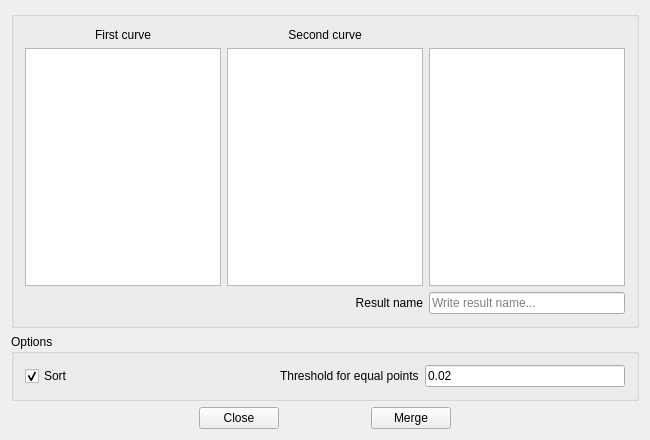
<?xml version="1.0" encoding="UTF-8"?>
<ui version="4.0">
 <class>MergePointCloudsWindow</class>
 <widget class="QDialog" name="MergePointCloudsWindow">
  <property name="geometry">
   <rect>
    <x>0</x>
    <y>0</y>
    <width>650</width>
    <height>440</height>
   </rect>
  </property>
  <property name="windowTitle">
   <string>Merge clouds</string>
  </property>
  <layout class="QGridLayout" name="gridLayout">
   <item row="4" column="3">
    <widget class="QPushButton" name="mergeBtn">
     <property name="focusPolicy">
      <enum>Qt::NoFocus</enum>
     </property>
     <property name="text">
      <string>Merge</string>
     </property>
    </widget>
   </item>
   <item row="4" column="1">
    <widget class="QPushButton" name="closeBtn">
     <property name="focusPolicy">
      <enum>Qt::NoFocus</enum>
     </property>
     <property name="text">
      <string>Close</string>
     </property>
    </widget>
   </item>
   <item row="3" column="0" colspan="5">
    <widget class="QGroupBox" name="groupBoxOptions">
     <property name="title">
      <string>Options</string>
     </property>
     <layout class="QGridLayout" name="gridLayout_2">
      <item row="0" column="2">
       <widget class="QLabel" name="labelThresholdForEqualPoints">
        <property name="text">
         <string>Threshold for equal points</string>
        </property>
       </widget>
      </item>
      <item row="0" column="0">
       <widget class="QCheckBox" name="needSortedCheckBox">
        <property name="focusPolicy">
         <enum>Qt::ClickFocus</enum>
        </property>
        <property name="text">
         <string>Sort</string>
        </property>
        <property name="checked">
         <bool>true</bool>
        </property>
       </widget>
      </item>
      <item row="0" column="3">
       <widget class="QLineEdit" name="threshold">
        <property name="focusPolicy">
         <enum>Qt::ClickFocus</enum>
        </property>
        <property name="text">
         <string>0.02</string>
        </property>
       </widget>
      </item>
      <item row="0" column="1">
       <spacer name="horizontalSpacer">
        <property name="orientation">
         <enum>Qt::Horizontal</enum>
        </property>
        <property name="sizeHint" stdset="0">
         <size>
          <width>40</width>
          <height>20</height>
         </size>
        </property>
       </spacer>
      </item>
     </layout>
    </widget>
   </item>
   <item row="0" column="0" colspan="5">
    <widget class="QGroupBox" name="groupBoxFindCurves">
     <property name="title">
      <string/>
     </property>
     <layout class="QGridLayout" name="gridLayout_3">
      <item row="2" column="1">
       <widget class="QListWidget" name="secondListWidgetOfCurves"/>
      </item>
      <item row="2" column="0">
       <widget class="QListWidget" name="firstListWidgetOfCurves">
        <property name="wordWrap">
         <bool>false</bool>
        </property>
       </widget>
      </item>
      <item row="1" column="1">
       <widget class="QLabel" name="label_2">
        <property name="text">
         <string>Second curve</string>
        </property>
        <property name="alignment">
         <set>Qt::AlignCenter</set>
        </property>
       </widget>
      </item>
      <item row="2" column="2">
       <widget class="QGraphicsView" name="graphicsView">
        <property name="verticalScrollBarPolicy">
         <enum>Qt::ScrollBarAlwaysOff</enum>
        </property>
        <property name="horizontalScrollBarPolicy">
         <enum>Qt::ScrollBarAlwaysOff</enum>
        </property>
       </widget>
      </item>
      <item row="3" column="2">
       <widget class="QLineEdit" name="resultName">
        <property name="focusPolicy">
         <enum>Qt::ClickFocus</enum>
        </property>
        <property name="placeholderText">
         <string>Write result name...</string>
        </property>
       </widget>
      </item>
      <item row="3" column="1">
       <widget class="QLabel" name="labelResultName">
        <property name="layoutDirection">
         <enum>Qt::LeftToRight</enum>
        </property>
        <property name="text">
         <string>Result name</string>
        </property>
        <property name="alignment">
         <set>Qt::AlignRight|Qt::AlignTrailing|Qt::AlignVCenter</set>
        </property>
       </widget>
      </item>
      <item row="1" column="0">
       <widget class="QLabel" name="label">
        <property name="text">
         <string>First curve</string>
        </property>
        <property name="alignment">
         <set>Qt::AlignCenter</set>
        </property>
       </widget>
      </item>
     </layout>
    </widget>
   </item>
   <item row="4" column="2">
    <spacer name="horizontalSpacer_2">
     <property name="orientation">
      <enum>Qt::Horizontal</enum>
     </property>
     <property name="sizeType">
      <enum>QSizePolicy::Fixed</enum>
     </property>
     <property name="sizeHint" stdset="0">
      <size>
       <width>80</width>
       <height>20</height>
      </size>
     </property>
    </spacer>
   </item>
   <item row="4" column="0">
    <spacer name="horizontalSpacer_3">
     <property name="orientation">
      <enum>Qt::Horizontal</enum>
     </property>
     <property name="sizeHint" stdset="0">
      <size>
       <width>40</width>
       <height>20</height>
      </size>
     </property>
    </spacer>
   </item>
   <item row="4" column="4">
    <spacer name="horizontalSpacer_4">
     <property name="orientation">
      <enum>Qt::Horizontal</enum>
     </property>
     <property name="sizeHint" stdset="0">
      <size>
       <width>40</width>
       <height>20</height>
      </size>
     </property>
    </spacer>
   </item>
  </layout>
 </widget>
 <layoutdefault spacing="6" margin="11"/>
 <resources/>
 <connections/>
</ui>
